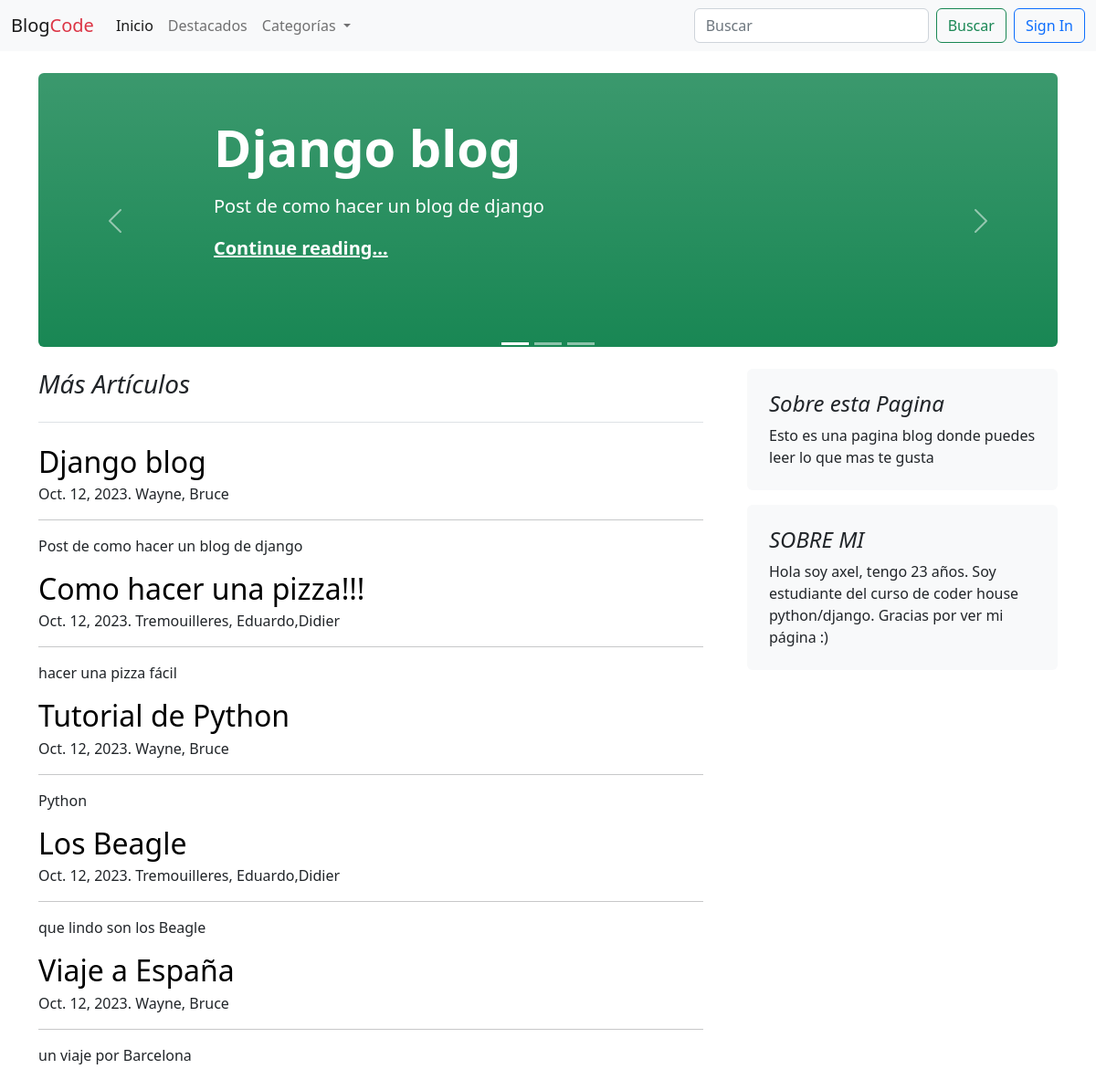
The page / on the database its author committed.
### blogs/models.py (models this page shows, shortened)
class Post(models.Model):
    title = models.CharField(max_length=255)
    slug = models.SlugField(unique=True)
    overview = models.TextField()
    date_created = models.DateTimeField(auto_now_add=True)
    content = models.TextField()
    author = models.ForeignKey(settings.AUTH_USER_MODEL, on_delete=models.PROTECT)
    categories = models.ManyToManyField('Category')
    featured = models.BooleanField(default=False)
    image = models.ImageField(upload_to='post_images/', blank=True, null=True)
    pub_date = models.DateTimeField(default=timezone.now)
    def get_absolute_url(self):
        return reverse("blogs:post", kwargs={"slug": self.slug})
    class Meta:
        ordering = ["-date_created"]

### users/models.py (models this page shows)
class User(AbstractUser):
    def __str__(self):
        return f'{self.last_name}, {self.first_name}'

### blogs/views.py (the view)
# urls.py: path('', views.homo_page),
def homo_page(request):
    posts = Post.objects.filter(
        pub_date__lte=timezone.now()
    )
    categories = Category.objects.all()
    featured = Post.objects.filter(featured=True).filter(
        pub_date__lte=timezone.now()
    )[:3]
    context = {
        'post_list': posts,
        'featured': featured
    }
    return render(request, 'blogs/home_page.html', context=context)

### blogs/context_processors.py (called while the page is built)
def categories_processor(request):
    categories = Category.objects.all()
    return {
        'categories': categories
    }

### blogs/templates/blogs/home_page.html (shortened to what this page needs)
{% extends 'base.html' %}
{% block content %}
<div class="container-xxl bd-gutter mt-3 my-md-4 bd-layout">
    <main class="container">
        <div class="row g-5">
            <div class="col-md-12">
                {% include "blogs/featured.html" %}
            </div>
        </div>
        <div class="row g-5">
            <div class="col-md-8">
                <h3 class="pb-4 mb-4 fst-italic border-bottom">
                    Más Artículos
                </h3>
                {% for post in post_list %}
                    <article class="blog-post">
                        <h2 class="blog-post-title mb-1">
                            <a href="{{ post.get_absolute_url }}" style="text-decoration: none"
                               class="text-black">
                                {{ post.title }}
                            </a>
                        </h2>
                        <p class="blog-post-meta">{{ post.pub_date.date }}. {{post.author}}</p>
                        <hr>
                        <p>{{ post.overview }}</p>
                    </article>
                {% endfor %}
            </div>
            <div class="col-md-4">
                <div class="position-sticky" style="top: 2rem;">
                    <div class="p-4 mb-3 bg-light rounded">
                        <h4 class="fst-italic">Sobre esta Pagina</h4>
                        <p class="mb-0">Esto es una pagina blog donde puedes leer lo que mas te gusta</p>
                    </div>
                    <div class="p-4 mb-3 bg-light rounded">
                        <h4 class="fst-italic">SOBRE MI</h4>
                        <p class="mb-0">Hola soy axel, tengo 23 años. Soy estudiante del curso de coder house python/django. Gracias por ver mi página :)</p>
                    </div>
                </div>
            </div>
        </div>
    </main>
</div>
{% endblock content %}

### blogs/templates/blogs/featured.html (shortened to what this page needs)
<div id="carouselIndicators" class="carousel slide" data-bs-ride="true">
    <div class="carousel-indicators">
        <button type="button" data-bs-target="#carouselIndicators" data-bs-slide-to="0" class="active"
                aria-current="true" aria-label="Slide 1"></button>
        <button type="button" data-bs-target="#carouselIndicators" data-bs-slide-to="1"
                aria-label="Slide 2"></button>
        <button type="button" data-bs-target="#carouselIndicators" data-bs-slide-to="2"
                aria-label="Slide 3"></button>
    </div>
    <div class="carousel-inner">
        {% for f in featured %}
            <div class="carousel-item {% if f == featured|first %}active{% endif %}">
                <div class="px-5 p-md-5 mb-4 rounded text-bg-success bg-gradient" style="height: 300px">
                    <div class="col-md-10 px-5 mx-5">
                        <h1 class="display-4 fw-bold px-5">{{ f.title }}</h1>
                        <p class="lead my-3 px-5">{{ f.overview }}</p>
                        <p class="lead mb-0 px-5"><a href="{{ f.get_absolute_url }}" class="text-white fw-bold">Continue
                            reading...</a></p>
                    </div>
                </div>
            </div>
        {% endfor %}
    </div>
    <button class="carousel-control-prev" type="button" data-bs-target="#carouselIndicators"
            data-bs-slide="prev">
        <span class="carousel-control-prev-icon" aria-hidden="true"></span>
    </button>
    <button class="carousel-control-next" type="button" data-bs-target="#carouselIndicators"
            data-bs-slide="next">
        <span class="carousel-control-next-icon" aria-hidden="true"></span>
    </button>
</div>

### rows shown on the page
Post: title "Django blog", overview "Post de como hacer un blog de django", pub_date "Oct. 12, 2023", author "Wayne, Bruce"
Post: title "Como hacer una pizza!!!", pub_date "Oct. 12, 2023", author "Tremouilleres, Eduardo,Didier", overview "hacer una pizza fácil"
Post: title "Tutorial de Python", pub_date "Oct. 12, 2023", author "Wayne, Bruce", overview "Python"
Post: title "Los Beagle", pub_date "Oct. 12, 2023", author "Tremouilleres, Eduardo,Didier", overview "que lindo son los Beagle"
Post: title "Viaje a España", pub_date "Oct. 12, 2023", author "Wayne, Bruce", overview "un viaje por Barcelona"
